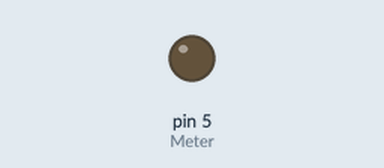
The sketch below on a simulated Arduino Uno, built with avr-gcc and run on an emulated ATmega328P. Parts: output pins drawn as LEDs (lit = HIGH). Pins used as bus, display or sensor lines are not drawn.

Above: at 2.0 s.
At 4.5 s:
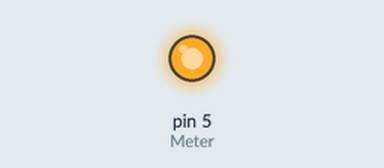
Timing chart, 0 to 6.5 s (numbered marks = the images above):
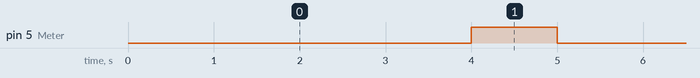

Measured:
- by itself, pin 5 (Meter): alternates HIGH for 1.0 s and LOW for 4.0 s

The sketch:

sketch_Canon10D_v1.ino
```cpp
int Trigger = 4;
int Meter = 5;

void setup() {
  // Declaring pins as outputs
  pinMode(Trigger, OUTPUT);
  pinMode(Meter, OUTPUT);

  // Turning off pins
  digitalWrite(Trigger, LOW);
  digitalWrite(Meter, LOW);
}

void loop() {
  // Delay should allow for an extra second inside takePhoto function
  delay(4000);
  takePhoto();
}

void takePhoto() {
  // Half-press (focus/meter)
  digitalWrite(Meter, HIGH);
  delay(500);

  // Full-press (trigger)
  digitalWrite(Trigger, HIGH);
  delay(500);

  // Release
  digitalWrite(Trigger, LOW);
  digitalWrite(Meter, LOW);
}
```
